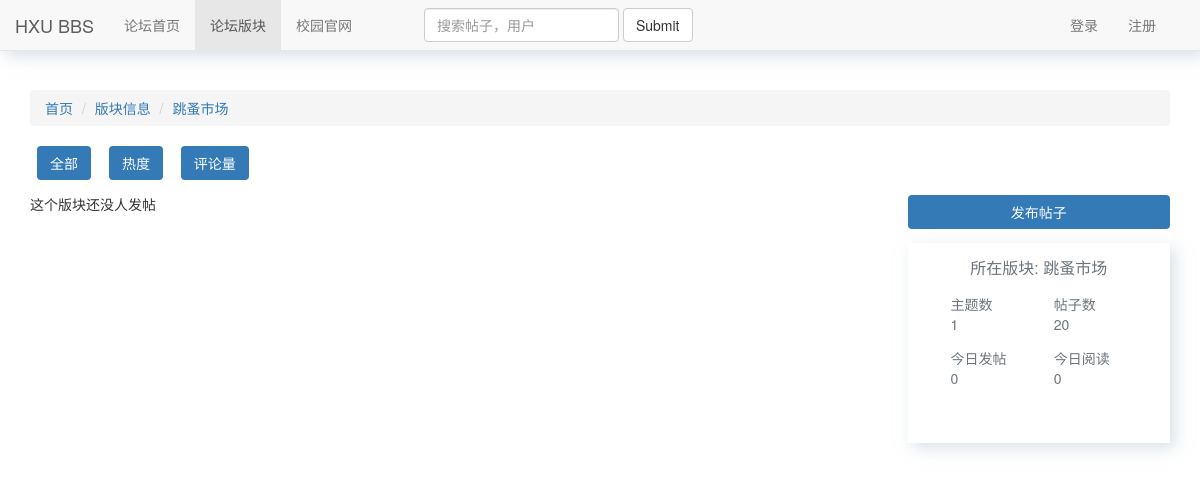
Page /categorydetail/?name=跳蚤市场 on the earlier database version.
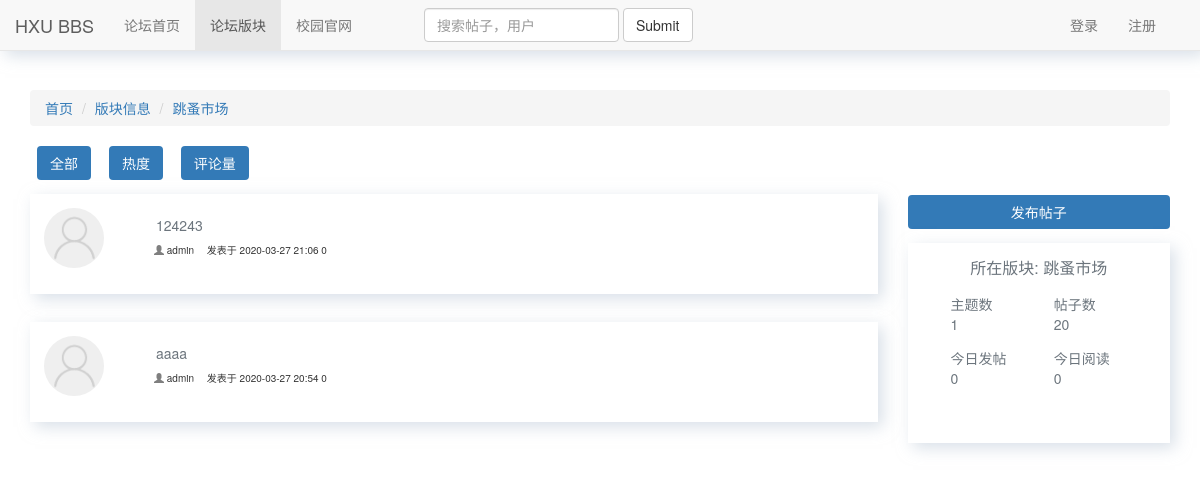
Same page on the later database version.
### bbs/models.py (models this page shows, shortened)
class Category(models.Model):
    name = models.CharField(max_length=128, verbose_name='版块名')
    image = models.ImageField(upload_to='categoryimg', default='categoryimg/beidouqixing.png')
    brief = models.CharField(max_length=128, default='欢迎查看本版块帖子',  verbose_name='版块简介')
    post_num = models.IntegerField(default=0, verbose_name='帖子数')
    class Meta:
        verbose_name = "版块"  # 表名改成中文名
        verbose_name_plural = verbose_name

class Post(models.Model):
    title = models.CharField(max_length=128, verbose_name='标题')
    category = models.ForeignKey('Category', on_delete=models.CASCADE, verbose_name='版块')
    theme = models.ForeignKey('Theme', on_delete=models.CASCADE, default=1)
    content = RichTextUploadingField(verbose_name='帖子内容')
    author = models.ForeignKey('UserProfile', on_delete=models.CASCADE, verbose_name='作者')
    created_time = models.DateTimeField(auto_now_add=True, verbose_name='创建时间')
    modify_time = models.DateTimeField(auto_now=True, verbose_name='修改时间')
    priority = models.IntegerField(verbose_name='是否置顶',default=0)
    class Meta:
        ordering = ['-created_time']
        verbose_name = "帖子"  # 表名改成中文名
        verbose_name_plural = verbose_name
    def short_content(self):
        if len(str(self.content)) > 30:
            return '{}...'.format(str(self.content)[0:29])
        else:
            return str(self.content)
    short_content.allow_tags = True
    short_content.short_description = 'content'

class UserProfile(models.Model):
    user = models.OneToOneField(User, on_delete=models.CASCADE)
    name = models.CharField(max_length=64, verbose_name='用户名')
    signature = models.CharField(max_length=128, blank=True, null=True, verbose_name='个性签名')
    image = models.ImageField(verbose_name='头像', default='imgs/default.png')
    class Meta:
        verbose_name = "自定义用户"  # 表名改成中文名
        verbose_name_plural = verbose_name
    def __str__(self):
        return self.name

### bbs/views.py (the view)
# urls.py: path('categorydetail/', caregorydetail),
def caregorydetail(request):
    category_name = request.GET.get('name')
    category_detail = Category.objects.get(name=category_name)
    post_list = Post.objects.filter(category_id=category_detail.pk)
    return render(request, 'bbs/caregorydetail.html', locals())

### comment/templatetags/comment_tags.py (called while the page is built)
@register.simple_tag
def get_comment_count(obj):
    content_type = ContentType.objects.get_for_model(obj)
    return Comment.objects.filter(content_type=content_type, object_id=obj.id).count()

### bbs/templates/bbs/caregorydetail.html (shortened to what this page needs)
{% extends 'base.html' %}
{% load comment_tags %}
{% block category %}
active
{% endblock %}
{% block content %}
    <div class="container">
        <div class="ljdh">
            <ol class="breadcrumb">
                <li><a href="#">首页</a></li>
                <li><a href="#">版块信息</a></li>
                <li><a href="#">{{ category_name }}</a></li>
            </ol>
        </div>
        <div class="row">
            <div class="col-sm-9">
                <div class="anniu">
                    <button class="btn bg-primary">全部</button>
                    <button class="btn bg-primary">热度</button>
                    <button class="btn bg-primary">评论量</button>
                </div>
                 {% for post in post_list %}
                    <div class="card">
                        <div class="card-body">
                            <img src="/static/imgs/avatar.png" alt="" class="img-circle">
                            <h5><a href="{% url 'postdetail' post.id %}" class="text-decoration-none">{{ post.title }}</a></h5>
                            <div class="detail">
                                <span class="glyphicon glyphicon-user" style="color: #7f7f7f"></span>
                                <span> {{ post.author }}</span>
                                <span style="margin-left: 1em">发表于 {{ post.created_time|date:"Y-m-d H:i" }}</span>
                                <span> {% get_comment_count post %}</span>
                            </div>
                        </div>
                    </div>
                {% empty %}
                    这个版块还没人发帖
                {% endfor %}
            </div>
            <div class="col-md-3">
                <a  href="{% url 'publish' %}" class="btn bg-primary btn-block" style="margin-top: 3.5em">发布帖子</a>
                <div class="card cate-card">
                    <div class="card-cont">
                        <div class="card-title">所在版块: {{ category_name }}</div>
                        <div class="row" style="margin: 1em;">
                            <div class="col-md-6" style="margin-bottom: 1em">
                                <div>主题数</div>
                                <div>{{ category_detail.theme_set.count }}</div>
                            </div>
                            <div class="col-md-6" style="margin-bottom: 1em">
                                <div>帖子数</div>
                                <div>{{ category_detail.post_num }}</div>
                            </div>
                            <div class="col-md-6">
                                <div>今日发帖</div>
                                <div>0</div>
                            </div>
                            <div class="col-md-6">
                                <div>今日阅读</div>
                                <div>0</div>
                            </div>
                        </div>
                    </div>
                </div>
            </div>
        </div>
    </div>
{% endblock %}

### templates/base.html (shortened to what this page needs)
<!DOCTYPE html>
<html lang="zh-CN">
  <head>
    <link rel="stylesheet" href="/static/bootstrap-3.3.7/css/bootstrap.min.css">
      <link rel="stylesheet" href="/static/index.css">
      <link rel="stylesheet" href="//at.alicdn.com/t/font_1690394_faz32n6zevt.css">
  </head>
  <body>
  <nav class="navbar navbar-default navbar-fixed-top" style="box-shadow: 5px 5px 15px rgba(187, 199, 214, 0.56)">
      <div class="container-fluid">
          <div class="navbar-header">
              <a class="navbar-brand" href="{% url 'index' %}">HXU BBS</a>
          </div>
          <div class="collapse navbar-collapse" id="bs-example-navbar-collapse-1">
              <ul class="nav navbar-nav">
                  <li class="{% block index %}{% endblock %}"><a href="{% url 'index' %}">论坛首页<span class="sr-only">(current)</span></a></li>
                  <li class="{% block category %}{% endblock %}"><a href="{% url 'category' %}">论坛版块</a></li>
                  <li><a href="#">校园官网</a></li>
              </ul>
              <form class="navbar-form navbar-left" style="margin-left: 3em">
                  <div class="form-group">
                      <input type="text" class="form-control" placeholder="搜索帖子，用户">
                  </div>
                  <button type="submit" class="btn btn-default">Submit</button>
              </form>
              {% if request.user.is_authenticated %}
                  <ul class="nav navbar-nav navbar-right" style="margin-right: 1em">
                      <li class="dropdown">
                          <a href="#" class="dropdown-toggle" data-toggle="dropdown" role="button" aria-haspopup="true"
                             aria-expanded="false">
                              {{ request.user }}
                              <span class="caret"></span></a>
                          <ul class="dropdown-menu">
                              <li><a href="#">个人主页</a></li>
                              <li><a href="{% url 'logout' %}">退出</a></li>
                          </ul>
                      </li>
                  </ul>
              {% else %}
                  <ul class="nav navbar-nav navbar-right" style="margin-right: 1em">
                      <li><a href="{% url 'login' %}?from={{ request.get_full_path }}">登录</a></li>
                      <li><a href="{% url 'register' %}?from={{ request.get_full_path }}">注册</a></li>
                  </ul>
              {% endif %}
          </div>
      </div>
  </nav>
  {% block content %}
  {% endblock %}
  </body>
</html>

### static/index.css (style rules this page uses)
body { padding-top: 90px; }
.card { height: 100px; background-color: #fff; box-shadow: 5px 5px 15px rgba(187, 199, 214, 0.56); margin-bottom: 2em; }
.card-body { padding: 1em; }
.card-body img { width: 60px; height: 60px; float: left; }
.card-body h5 { margin-left: 8em; }
.anniu { margin-bottom: 1em }
.anniu button { margin: 0 0.5em; }
.cate-card { height: 200px; margin-top: 1em }
.card-cont { padding: 1em; color: #6c757d; }
.card-title { text-align: center; font-size: 16px; }
.detail { margin-left: 11em; font-size: 10px; }
.text-decoration-none { color: #6c757d; text-decoration: none!important; }

Differences in the rows shown:
added Post: title "124243", author "admin", created_time "2020-03-27 21:06", id "0"
added Post: title "aaaa", author "admin", created_time "2020-03-27 20:54", id "0"
Other differences:
text no longer shown: "这个版块还没人发帖"
